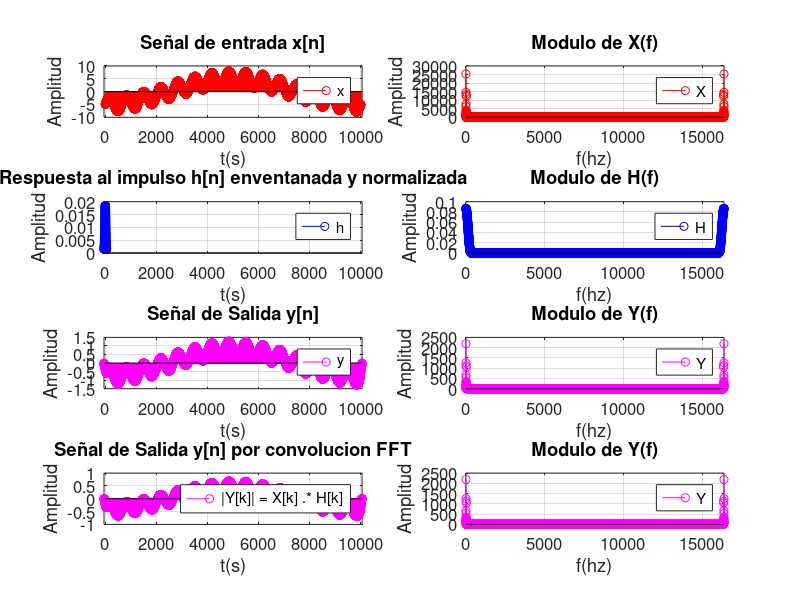

The MATLAB script that drew this image:

% Cantidad de Muestras
Nx = 10001;

% Periodo de Muestreo
% LO SUSTITUIMOS POR Fm
% dt = 0.0001;
Fm = 1000000

% Rango de Muestreo (Inicia en 0 y termina en La cantidad de muestras -1)
% (Recordar que el 0 cuenta)
t = 0:(1/Fm):(Nx-1)* (1/Fm);

% x[n]
x = -5*cos(2* pi *100*t) + 3*sin(2*pi*1500*t);
n = 0:Nx-1;

% Frecuencia de Corte
Fc = 800;

% Cantidad de Muestras
Nh = 101;

% Valores no nulos del Vector
M = (Nh-1)/2;
m = -M:M;

% h[n]
h=2*Fc*(1/Fm)*sinc(2*Fc*(1/Fm)*m);


% OBTENER y POR CONVOLUCION

% y[n]
y_conv = conv(x,h);
ny_conv = ((n(1)+m(1)):(n(end)+m(end)));



% OBTENER y POR PROPIEDADES DE LA TRANSFORMADA


% Calculamos el N = 2^r para elegir el N adecuado lo comparamos con la suma de las longitudes de las 2 señales.
for i=1:16
  if(2^i > Nx+Nh)
    N = 2^i
    break
  endif
endfor


% y[n]
% Calculamos X
xN = [x,zeros(1,N-Nx)]
X = fft(xN)

% Calculamos H
% Previamente aplicamos Hamming de la misma longitud que h
ventana_hamming = hamming(Nh);

% En octave cuando aplicamos hamming nos devuelve valores en columna
% Y nosotros los necesitamos en filas por lo que usamos su transpuesta
% hN = [ventana_hamming', zeros(1,N-Nh)]
% H = fft(hN)


% Podriamos tambien utilizar una aproximacion de nuestra señal H con hamming:
% Hacemos multiplicacion punto a punto de la señal h con la transpuesta de la ventana_hamming
h_hamming = h .* ventana_hamming'
% Normalizamos
h_hamming_normalizada = h_hamming / sum(h_hamming);
hN = [h_hamming, zeros(1,N-Nh)]
H = fft(hN)

% Producto escalar
Y = X .* H

% Antitransformada
y_transf = ifft(Y);
ny_transf = ((n(1)+m(1)):(n(end)+m(end)));

% Longitudes de las señales en la frecuencia
k = 0:(N-1);

% Escalas del Tiempo
a = min([n m ny_conv]);
b = max([n m ny_conv]);


% Escalas de la Frecuencia
c = 0
d = N-1


% Graficos
figure('Name', 'TP4', 'NumberTitle', 'off');


% Primer Grafico
subplot(4,2,1);
stem(n, x, 'r');
legend('x');
title('Señal de entrada x[n]');
set(gca, 'FontSize', 12);
xlabel('t(s)');
ylabel('Amplitud');
grid on;
xlim([a,b])


% Segundo Grafico
subplot(4,2,2);
stem(k, abs(X), 'r');
legend('X');
title('Modulo de X(f)');
set(gca, 'FontSize', 12);
xlabel('f(hz)');
ylabel('Amplitud');
grid on;
xlim([c, d]);



% Tercer Grafico
subplot(4,2,3);
stem(m,  h_hamming_normalizada , 'b');
legend('h');
title('Respuesta al impulso h[n] enventanada y normalizada');
set(gca, 'FontSize', 12);
xlabel('t(s)');
ylabel('Amplitud');
grid on;
xlim([a,b])

% Cuarto Grafico
subplot(4,2,4);
stem(k, abs(H), 'b');
legend('H');
title('Modulo de H(f)');
set(gca, 'FontSize', 12);
xlabel('f(hz)');
ylabel('Amplitud');
xlim([c, d]);
grid on;



% Quinto Grafico
subplot(4,2,5);
stem(ny_conv, y_conv, 'm');
legend('y');
title('Señal de Salida y[n]');
set(gca, 'FontSize', 12);
xlabel('t(s)');
ylabel('Amplitud');
grid on;
xlim([a,b])

% Sexto Grafico
subplot(4,2,6);
stem(k, abs(Y), 'm');
legend('Y');
title('Modulo de Y(f)');
set(gca, 'FontSize', 12);
xlabel('f(hz)');
ylabel('Amplitud');
xlim([c, d]);
grid on;

% Septimo Grafico
subplot(4,2,7);
stem(ny_transf, y_transf(1:length(ny_conv)), 'm');
legend('|Y[k]| = X[k] .* H[k]');
title('Señal de Salida y[n] por convolucion FFT');
set(gca, 'FontSize', 12);
xlabel('t(s)');
ylabel('Amplitud');
xlim([a, b]);
grid on;


% Octavo Grafico
subplot(4,2,8);
stem(k, abs(Y), 'm');
legend('Y');
title('Modulo de Y(f)');
set(gca, 'FontSize', 12);
xlabel('f(hz)');
ylabel('Amplitud');
xlim([c, d]);
grid on;
